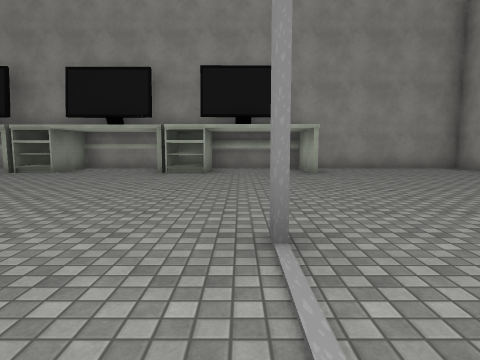
View 1 (above)

18 first-person views from a walk through a 3-D level made in the Unity game engine. The camera is 1.3 m above the floor, tilts 6° down and sees 75° across. The floor is counted in squares, 2 m on a side. Each view is taken from the middle of a square. On the plan, view 1 faces up. The plan holds only what a view shows up to about 10 squares ahead; the rest is blank. The place goes on beyond the plan. Some surface patterns are stand-ins.

View 2
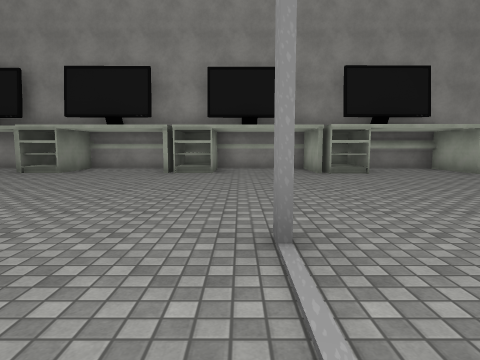

View 3
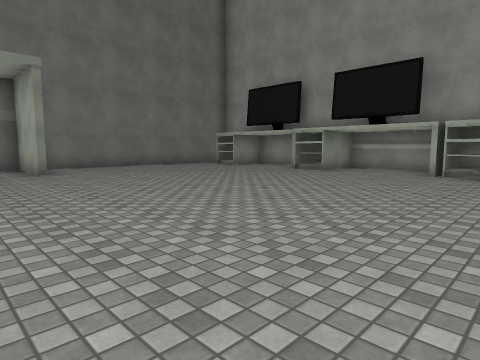

View 4
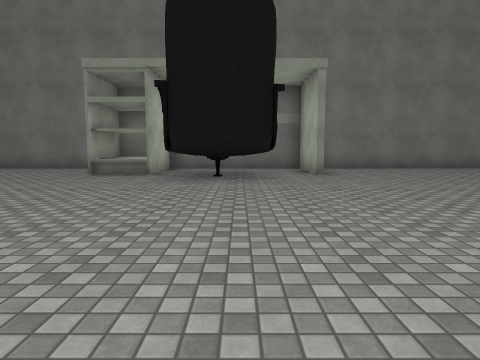

View 5
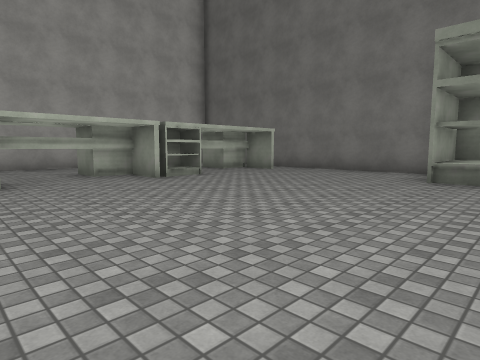

View 6
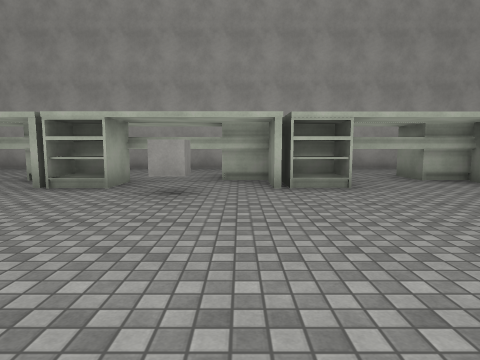

View 7
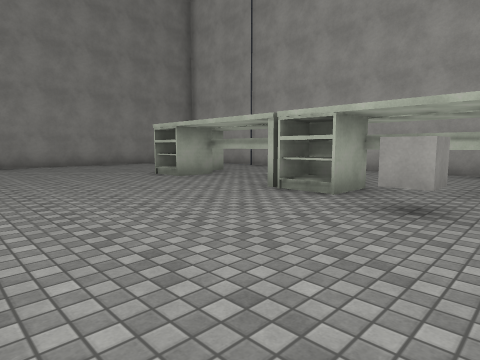

View 8
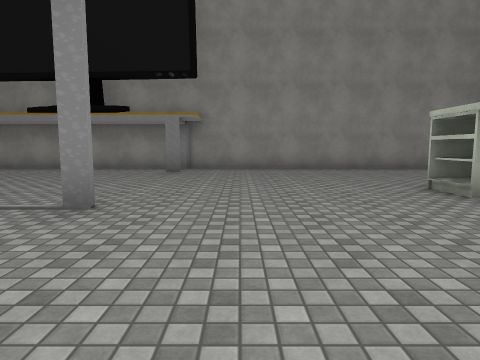

View 9
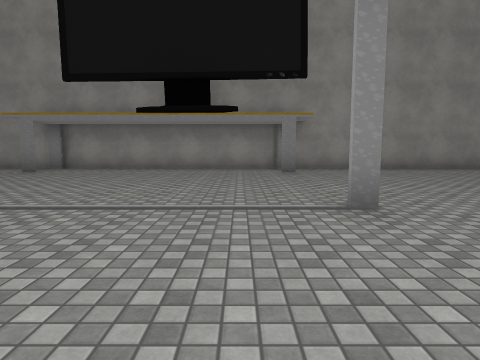

View 10
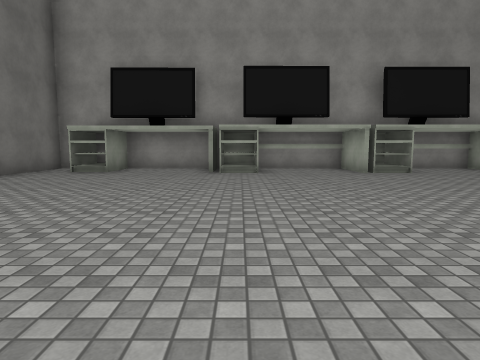

View 11
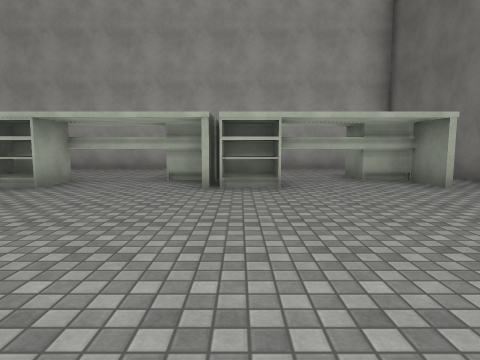

View 12
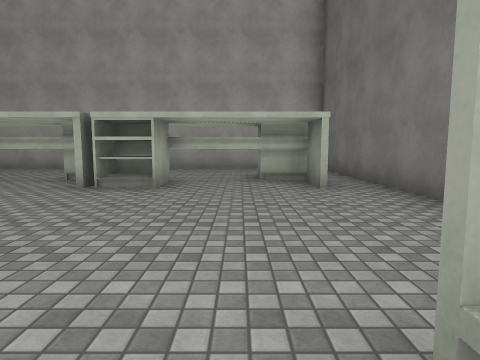

View 13
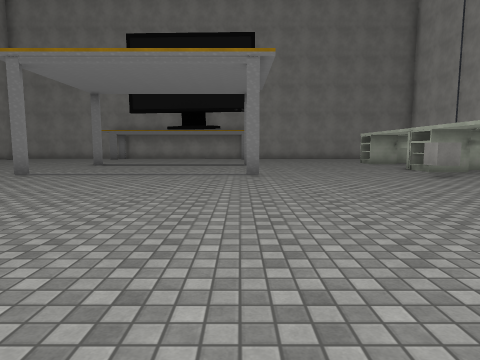

View 14
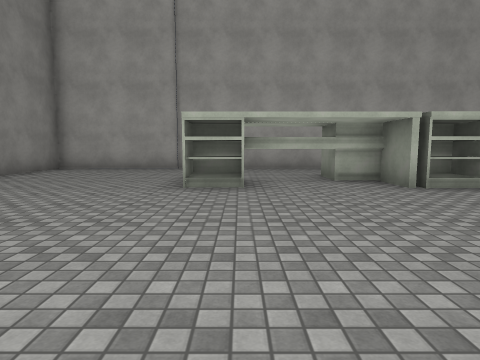

View 15
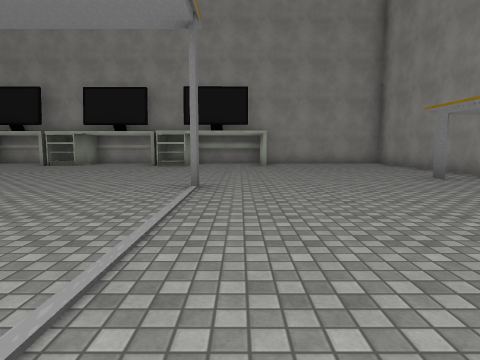

View 16
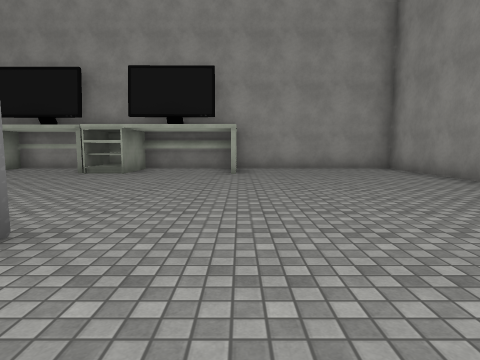

View 17
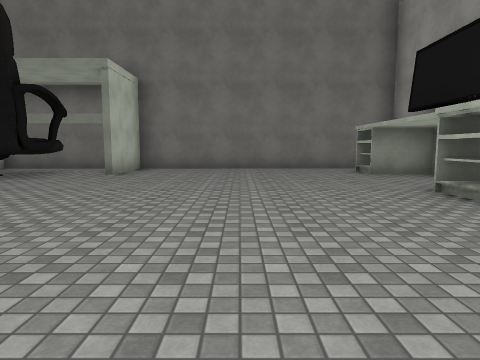

View 18
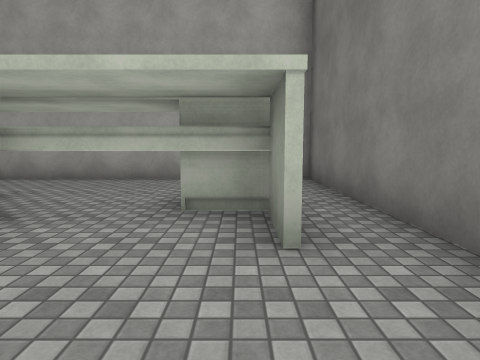

### Floor plan
Points are (right, up) in squares from view 1. A wall is a line through its corners. A room is listed if a view was taken in it or the views show most of it. See-through windows are left out.
Room 1 (views 1, 2, 3, 4, 5, 6, 7, 8, 9, 10, 11, 12, 13, 14, 15, 16, 17, 18)
walls: (-12.4, -2.1) (-12.4, -3.6); (-12.4, 2) (-13.6, 2); (-13.1, 0.4) (-12.6, 0.4); (-13.2, 0.4) (-11.2, 0.7) (-10.9, -1.3); (5.1, -3.5) (5.1, -3); (5.1, 3.2) (5.1, 3.7); (-14.2, -2.6) (-14.2, -3.5) (-12.4, -3.5); (6.3, -3.5) (6.3, -3); (6.5, -3.1) (6.5, 3.5); (-14.5, -4) (-14.4, -12.5); (-14.5, 2) (-12.3, 2); (6.3, 3.3) (6.3, 3.8); (6.5, 3.8) (6.5, 9.5) (-0.9, 9.5); (-13.3, -12.5) (6.5, -12.5) (6.5, -3.4); (-14.5, 9.6) (-14.5, 1.9)
low walls: (-11.3, 0.2) (-11.2, -1)
ways out: opening at (-13, 1) to room 2; gap at (6, -3); gap at (6, 3)
objects: other object (-13, -10) to (-10, -9); other object (-13, -8); other object (-13, 8) to (-10, 10); other object (-10, -8); other object (-9, -10); other object (-9, -9) to (-6, -8); other object (-9, 8) to (-6, 10); other object (-6, -10); other object (-5, -10); other object (-5, -9) to (-2, -8); other object (-5, 8) to (-2, 10); cube (-4, -8); other object (-2, -10); other object (-2, 8) to (-1, 9); other object (-1, -10); other object (-1, -9) to (2, -8); other object (2, -10); other object (2, 8) to (2, 9)
Room 2 (no view inside)
walls: (-14.5, 1.9) (-14.5, -2.1) (-12.4, -2.1); (-13.6, 2) (-14.5, 2)
ways out: opening at (-13, 1) to room 1

Where each view was taken, in squares from view 1:
view 1: 0 up, 0 right, facing up
view 2: 0 up, 4 left, facing up
view 3: 0 up, 4 left, facing up-left
view 4: 0 up, 5 left, facing left
view 5: 2 down, 6 left, facing down-left
view 6: 3 down, 5 left, facing down
view 7: 4 down, 5 left, facing down-right
view 8: 5 down, 3 left, facing right
view 9: 2 down, 3 left, facing right
view 10: 0 up, 9 left, facing up
view 11: 3 down, 10 left, facing down
view 12: 3 down, 12 left, facing down
view 13: 3 down, 11 left, facing right
view 14: 3 down, 1 right, facing down
view 15: 3 down, 1 right, facing up
view 16: 0 up, 2 right, facing up
view 17: 5 up, 5 left, facing left
view 18: 6 down, 13 left, facing down
